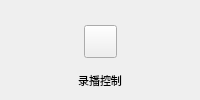
               <widget class="QWidget" name="widget_43" native="true">
                <layout class="QVBoxLayout" name="verticalLayout_30">
                 <property name="spacing">
                  <number>0</number>
                 </property>
                 <property name="leftMargin">
                  <number>0</number>
                 </property>
                 <property name="topMargin">
                  <number>0</number>
                 </property>
                 <property name="rightMargin">
                  <number>0</number>
                 </property>
                 <property name="bottomMargin">
                  <number>0</number>
                 </property>
                 <item>
                  <spacer name="verticalSpacer_29">
                   <property name="orientation">
                    <enum>Qt::Vertical</enum>
                   </property>
                   <property name="sizeHint" stdset="0">
                    <size>
                     <width>20</width>
                     <height>8</height>
                    </size>
                   </property>
                  </spacer>
                 </item>
                 <item>
                  <widget class="QWidget" name="widget_44" native="true">
                   <layout class="QVBoxLayout" name="verticalLayout_35">
                    <property name="spacing">
                     <number>0</number>
                    </property>
                    <property name="leftMargin">
                     <number>0</number>
                    </property>
                    <property name="topMargin">
                     <number>0</number>
                    </property>
                    <property name="rightMargin">
                     <number>0</number>
                    </property>
                    <property name="bottomMargin">
                     <number>0</number>
                    </property>
                    <item>
                     <widget class="QWidget" name="widget_45" native="true">
                      <property name="minimumSize">
                       <size>
                        <width>0</width>
                        <height>60</height>
                       </size>
                      </property>
                      <layout class="QHBoxLayout" name="horizontalLayout_14">
                       <property name="spacing">
                        <number>0</number>
                       </property>
                       <property name="leftMargin">
                        <number>0</number>
                       </property>
                       <property name="topMargin">
                        <number>0</number>
                       </property>
                       <property name="rightMargin">
                        <number>0</number>
                       </property>
                       <property name="bottomMargin">
                        <number>0</number>
                       </property>
                       <item>
                        <spacer name="horizontalSpacer_29">
                         <property name="orientation">
                          <enum>Qt::Horizontal</enum>
                         </property>
                         <property name="sizeHint" stdset="0">
                          <size>
                           <width>30</width>
                           <height>20</height>
                          </size>
                         </property>
                        </spacer>
                       </item>
                       <item>
                        <widget class="QPushButton" name="btn_15">
                         <property name="sizePolicy">
                          <sizepolicy hsizetype="Minimum" vsizetype="Minimum">
                           <horstretch>0</horstretch>
                           <verstretch>0</verstretch>
                          </sizepolicy>
                         </property>
                         <property name="minimumSize">
                          <size>
                           <width>33</width>
                           <height>33</height>
                          </size>
                         </property>
                         <property name="maximumSize">
                          <size>
                           <width>33</width>
                           <height>33</height>
                          </size>
                         </property>
                         <property name="focusPolicy">
                          <enum>Qt::TabFocus</enum>
                         </property>
                         <property name="styleSheet">
                          <string notr="true">border-image: url(:/new/prefix1/other/image/ScienceImage/StateCheck.png);</string>
                         </property>
                         <property name="text">
                          <string/>
                         </property>
                        </widget>
                       </item>
                       <item>
                        <spacer name="horizontalSpacer_30">
                         <property name="orientation">
                          <enum>Qt::Horizontal</enum>
                         </property>
                         <property name="sizeHint" stdset="0">
                          <size>
                           <width>30</width>
                           <height>20</height>
                          </size>
                         </property>
                        </spacer>
                       </item>
                      </layout>
                     </widget>
                    </item>
                    <item>
                     <widget class="DisMenuLabel" name="label_14">
                      <property name="maximumSize">
                       <size>
                        <width>16777215</width>
                        <height>30</height>
                       </size>
                      </property>
                      <property name="font">
                       <font>
                        <family>微软雅黑</family>
                        <pointsize>8</pointsize>
                       </font>
                      </property>
                      <property name="text">
                       <string>录播控制</string>
                      </property>
                      <property name="alignment">
                       <set>Qt::AlignCenter</set>
                      </property>
                     </widget>
                    </item>
                   </layout>
                  </widget>
                 </item>
                 <item>
                  <spacer name="verticalSpacer_30">
                   <property name="orientation">
                    <enum>Qt::Vertical</enum>
                   </property>
                   <property name="sizeHint" stdset="0">
                    <size>
                     <width>20</width>
                     <height>8</height>
                    </size>
                   </property>
                  </spacer>
                 </item>
                </layout>
               </widget>
